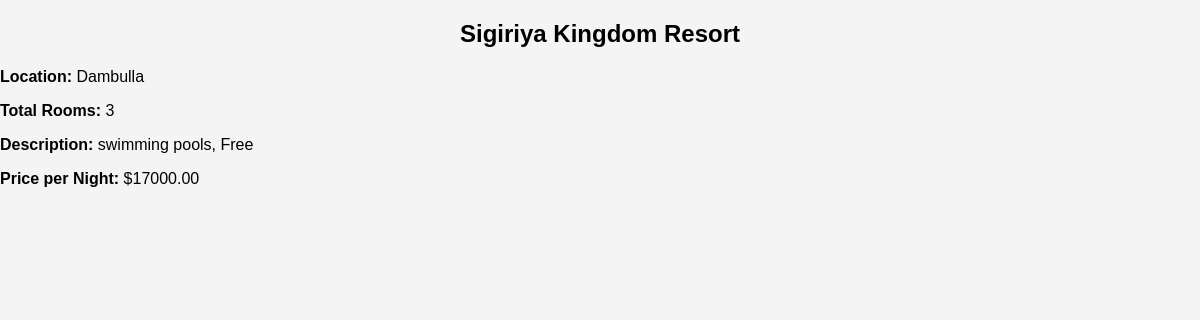
Screenshot of /hotel_details.php?id=35 with the database file from the repository.
### tables this page shows
CREATE TABLE `hotels` (
  `hotel_id` int(11) NOT NULL,
  `hotel_name` varchar(100) NOT NULL,
  `total_rooms` int(11) NOT NULL,
  `user_id` int(11) DEFAULT NULL,
  `description` varchar(20) NOT NULL,
  `location` varchar(255) DEFAULT NULL,
  `city_id` int(255) NOT NULL
);

CREATE TABLE `rooms` (
  `room_id` int(11) NOT NULL,
  `hotel_id` int(11) DEFAULT NULL,
  `room_name` varchar(255) NOT NULL,
  `room_number` int(255) NOT NULL,
  `price_per_night` decimal(10,2) NOT NULL,
  `max_adults` int(11) NOT NULL,
  `max_children` int(11) NOT NULL,
  `availability` varchar(255) NOT NULL,
  `hotel_name` varchar(255) DEFAULT NULL,
  `facilities` varchar(255) NOT NULL
);

### hotel_details.php (the view, shortened to what this page needs)
<?php
include('config.php');
if (isset($_GET['id']) && !empty($_GET['id'])) {
    $hotel_id = $_GET['id'];
    $stmt = $conn->prepare("SELECT hotels.hotel_name AS hotel_name, hotels.location, hotels.total_rooms, hotels.description, rooms.price_per_night
                            FROM hotels
                            JOIN rooms ON hotels.hotel_id = rooms.hotel_id
                            WHERE hotels.hotel_id = ?");
    $stmt->bind_param("i", $hotel_id);
    $stmt->execute();
    $result = $stmt->get_result();
    if ($result->num_rows > 0) {
        $hotel = $result->fetch_assoc();
        ?>
        <!DOCTYPE html>
        <html lang="en">
        <head>
            <link rel="stylesheet" href="styles.css">
        </head>
        <body>
            <div class="container">
                <h2><?php echo $hotel['hotel_name']; ?></h2>
                <p><strong>Location:</strong> <?php echo $hotel['location']; ?></p>
                <p><strong>Total Rooms:</strong> <?php echo $hotel['total_rooms']; ?></p>
                <p><strong>Description:</strong> <?php echo $hotel['description']; ?></p>
                <p><strong>Price per Night:</strong> $<?php echo $hotel['price_per_night']; ?></p>
            </div>
        </body>
        </html>
        <?php
    } else {
        echo "<p>Hotel details not found.</p>";
    }
} else {
    echo "<p>Invalid hotel ID.</p>";
}
?>

### styles.css (style rules this page uses)
body { font-family: Arial, sans-serif; background-color: #f4f4f4; margin: 0; padding: 0; }
h2 { text-align: center; margin-bottom: 20px; }

### rows the page displays
hotels: hotel_name "Sigiriya Kingdom Resort", location "Dambulla", total_rooms "3", description "swimming pools, Free"
rooms: price_per_night "17000.00"
